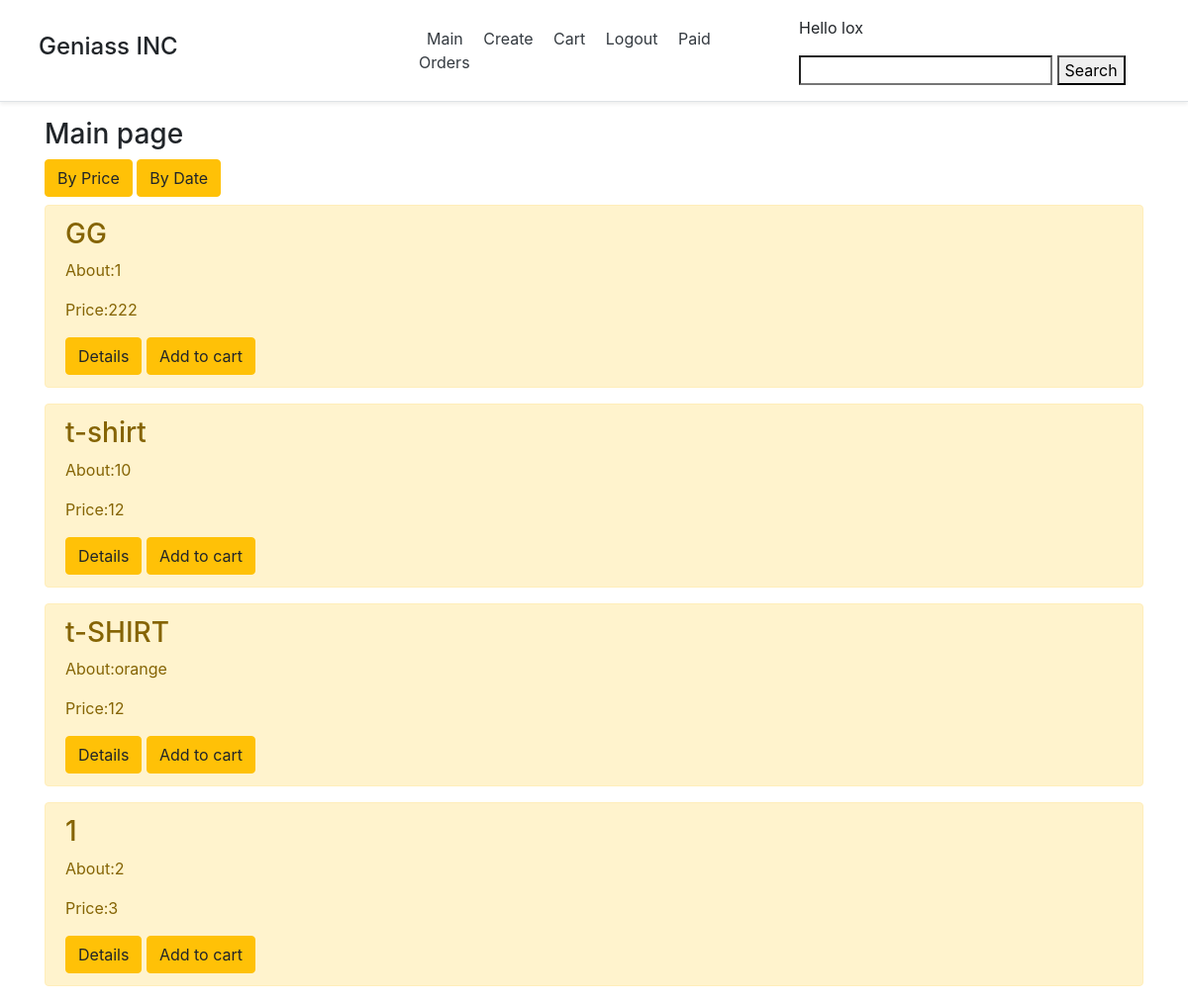
/ (signed in), run on an earlier commit of the app's database.
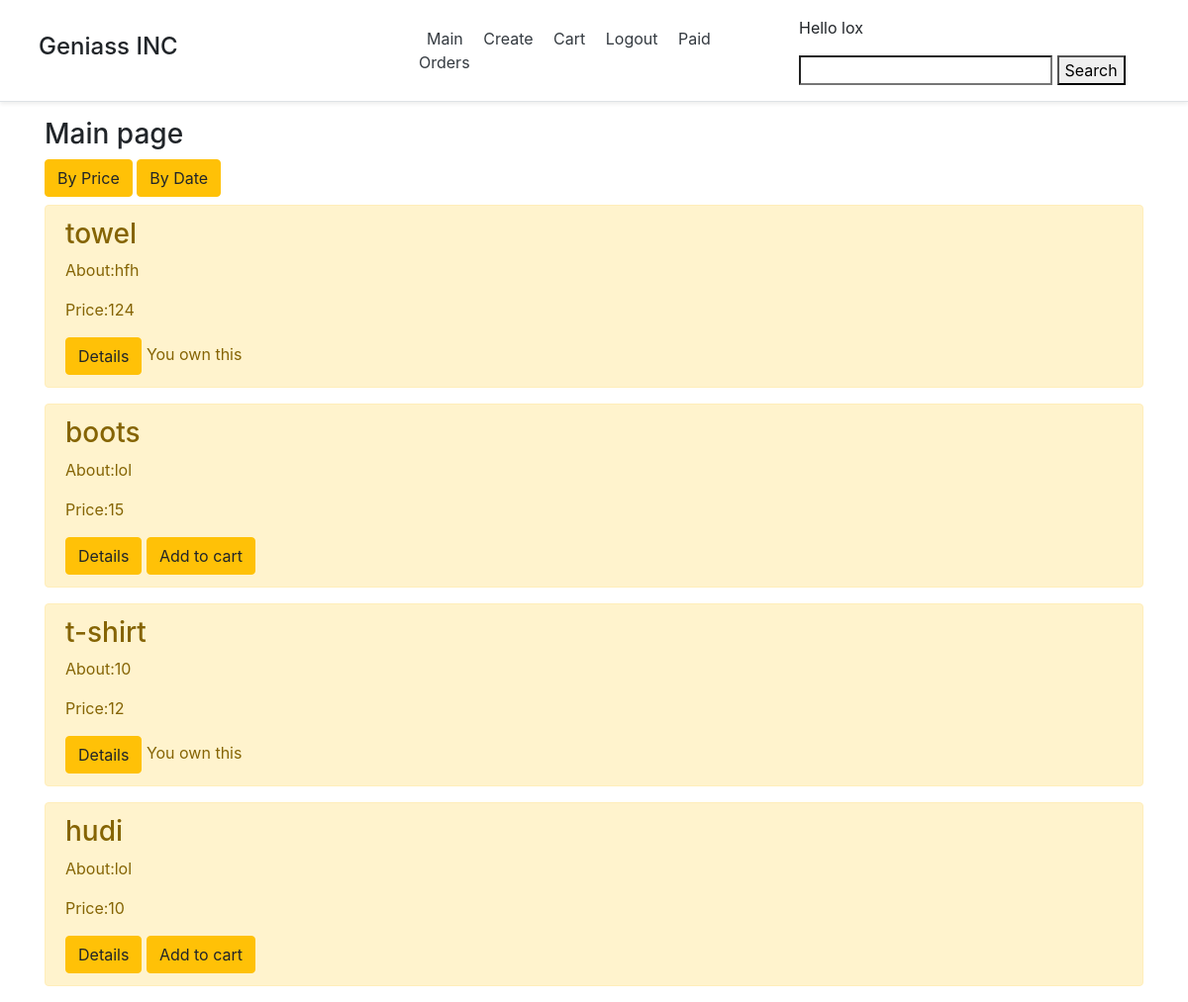
And on a later commit of the database.
### user/models.py (models this page shows)
class NewUser(AbstractUser):
    username = models.CharField('username', max_length=50, unique=True)
    email = models.EmailField('email', max_length=254, unique=True)
    password = models.CharField('password', max_length=50)
    catalog = models.ManyToManyField(Product, blank=True)
    USERNAME_FIELD = 'username'
    REQUIRED_FIELDS = []

### main/models.py (models this page shows)
class Product(models.Model):
    title = models.CharField('Name', max_length = 50)
    price = models.IntegerField('Price')
    task = models.TextField('About')

### main/views.py (the view)
# urls.py: path('', views.index, name='main'),
@login_required(login_url='user:login')
def index(request):
    if request.GET.get('search'):
        search = request.GET.get('search')
        index_by_date = f'/?a=1&search={search}'
        index_by_price = f'/?a=2&search={search}'
        tasks = Product.objects.all().filter(title=search)
    else:
        search = ""
        index_by_date = '/?a=1'
        index_by_price = '/?a=2'
        tasks = Product.objects.order_by('-price')
    if 'a' not in request.GET or len(request.GET) == 0 or request.GET['a'] == '2':
        tasks = tasks.order_by('-price')
    elif request.GET['a'] == '1':
        tasks = tasks.order_by('-id')
    order = Order.objects.filter(owner=request.user, is_ordered=False)
    try:
        current_orders = [product.product for product in order[0].items.all()]
    except:
        current_orders = []
    paid_orders = request.user.catalog.all()
    return render(request, 'main/index.html', {'tasks': tasks, 'index_by_date': index_by_date,
                                               'index_by_price': index_by_price,
                                               'search':search,'current_orders':current_orders,
                                               'paid_orders':paid_orders})

### main/templates/main/index.html (shortened to what this page needs)
{% extends 'main/base.html' %}
{% block main %}
<form class="container">
<h3>Main page</h3>
<a href="{{ index_by_price }}" class = "btn btn-warning">By Price</a>
<a href="{{ index_by_date }}" class = "btn btn-warning">By Date</a>
{% for el in tasks%}
    <div class="alert alert-warning mt-2">
        <h3>{{el.title}}</h3>
        <p>About:{{el.task}}</p>
        <p>Price:{{el.price}}</p>
        <a href="task/{{el.id}}/" class = "btn btn-warning">Details</a>
        {% if el in paid_orders %}
        You own this
        {% elif el not in current_orders %}
        <a href="shopping_cart/add_to_cart/{{el.id}}/" class = "btn btn-warning">Add to cart</a>
        {% else %}
        <a href="shopping_cart/check_cart" class = "btn btn-warning">Go to cart</a>
        {% endif %}
    </div>
{% endfor %}
    </form>
{% endblock %}

### main/templates/main/base.html (shortened to what this page needs)
<!doctype html>
<html lang="en">
<head>
    <link rel="stylesheet" href="https://stackpath.bootstrapcdn.com/bootstrap/4.5.2/css/bootstrap.min.css">
</head>
<body>
<header class="d-flex flex-column flex-md-row align-items-center p-3 px-md-4 mb-3 bg-white border-bottom shadow-sm">
  <h4 class="container" style="">Geniass INC</h4>
  <nav class="container">
    <a class="p-2 text-dark" href="{% url 'main:main' %}" >Main</a>
    <a class="p-2 text-dark" href="{% url 'main:create' %}">Create</a>
      <a class="p-2 text-dark" href="{% url 'cart:check_cart' %}">Cart</a>
      <a class="p-2 text-dark" href="{% url 'user:logout' %}">Logout</a>
      <a class="p-2 text-dark" href="{% url 'cart:paid_orders' %}">Paid Orders</a>
  </nav>
    <form class="container" method="GET">
        <p>Hello {{request.user}}</p>
        <input class="add_your_class" type="search" name="search" value="{{ search }}">
        <button class="add_your_class" type="submit"> Search </button>
        </form>
</header>
    {% block main %}{% endblock%}
</body>
</html>

What changed in the data, as far as the page shows it:
removed Product: title "GG", task "1", price "222"
removed Product: title "t-SHIRT", task "orange", price "12"
removed Product: title "1", task "2", price "3"
added Product: title "towel", task "hfh", price "124", shows "You own this"
added Product: title "boots", task "lol", price "15"
computed for Product "t-shirt": text "Add to cart" → "You own this"
added Product: title "hudi", task "lol", price "10"
